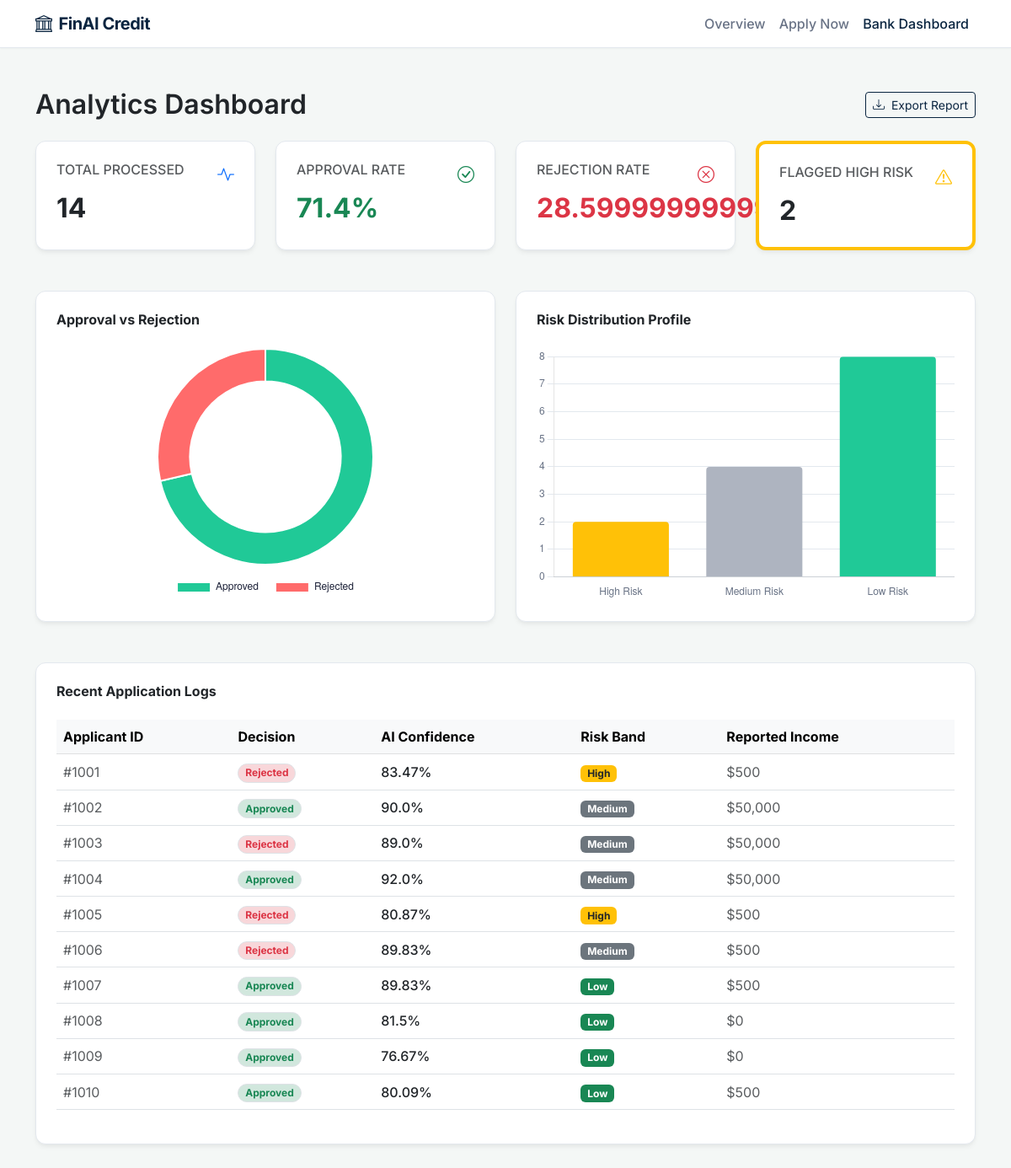
Page /dashboard on the earlier database version.
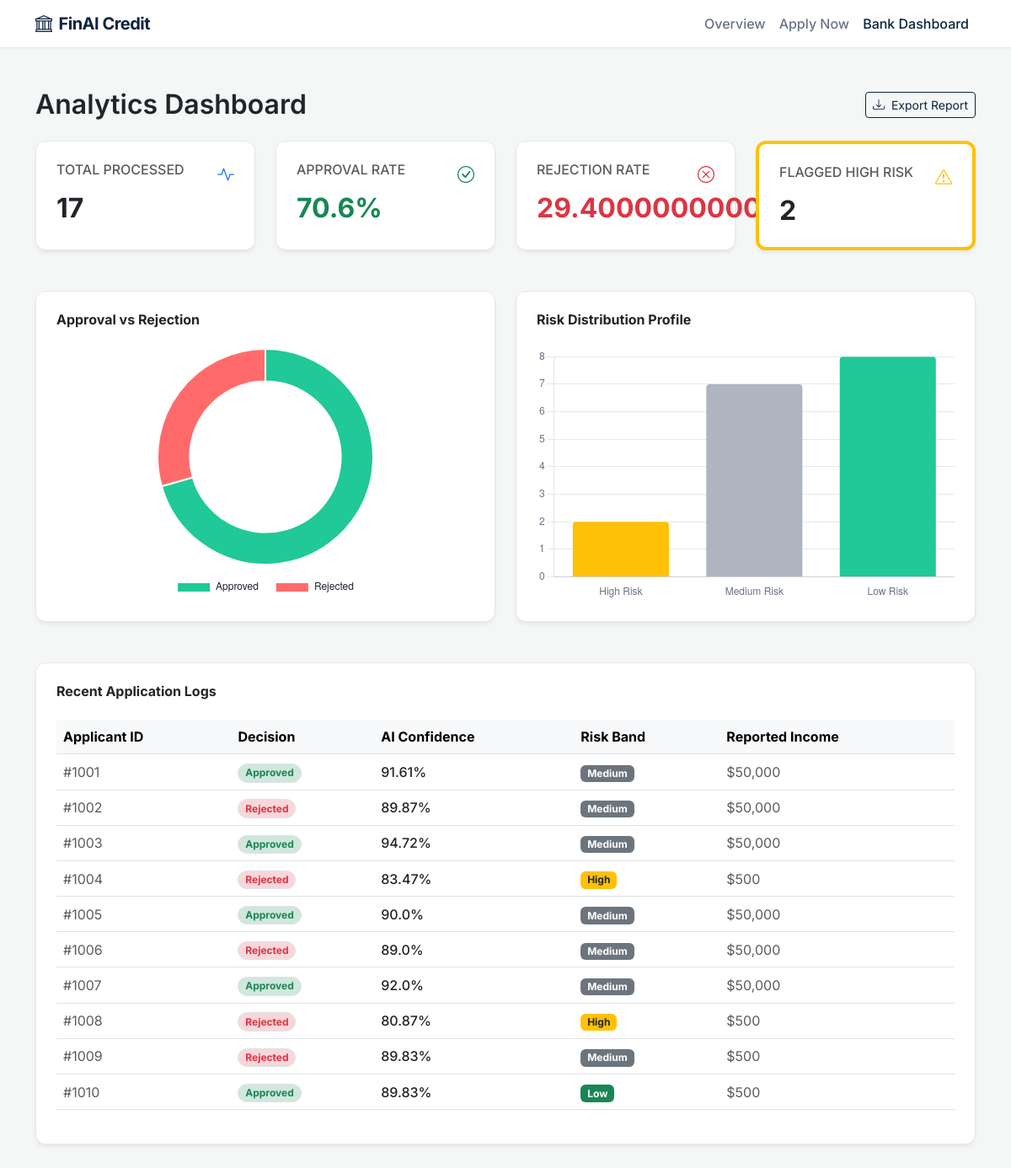
Same page on the later database version.
### tables this page shows
CREATE TABLE predictions (
            id INTEGER PRIMARY KEY AUTOINCREMENT,
            timestamp DATETIME,
            age REAL,
            income REAL,
            employment_years REAL,
            prediction TEXT,
            probability REAL,
            risk_level TEXT
        );

### app.py (the view)
@app.route('/dashboard')
def dashboard():
    db_path = os.path.join(config.BASE_DIR, 'app.db')
    conn = sqlite3.connect(db_path)
    c = conn.cursor()
    c.execute('SELECT prediction, probability, risk_level, income FROM predictions ORDER BY timestamp DESC LIMIT 100')
    rows = c.fetchall()
    conn.close()
    total_preds = len(rows)
    approved = sum(1 for r in rows if r[0] == 'Approved')
    rejected = total_preds - approved
    approval_rate = round((approved / total_preds * 100) if total_preds > 0 else 0, 1)
    risk_counts = {'High': 0, 'Medium': 0, 'Low': 0}
    for r in rows:
        if r[2] in risk_counts:
            risk_counts[r[2]] += 1
    stats = {
        'total': total_preds,
        'approval_rate': approval_rate,
        'rejected_rate': 100 - approval_rate if total_preds > 0 else 0,
        'risk_distribution': risk_counts,
        'recent': rows[:10]
    }
    return render_template('dashboard.html', stats=stats)

### templates/dashboard.html (shortened to what this page needs)
<!DOCTYPE html>
<html lang="en">
<head>
    <link href="https://cdn.jsdelivr.net/npm/bootstrap@5.3.0/dist/css/bootstrap.min.css" rel="stylesheet">
    <link href="/static/css/style.css" rel="stylesheet">
    <link rel="stylesheet" href="https://cdn.jsdelivr.net/npm/bootstrap-icons@1.11.1/font/bootstrap-icons.css">
</head>
<body>
    <nav class="navbar navbar-expand-lg sticky-top">
        <div class="container">
            <a class="navbar-brand" href="/"><i class="bi bi-bank me-2"></i>FinAI Credit</a>
            <div class="collapse navbar-collapse">
                <ul class="navbar-nav ms-auto">
                    <li class="nav-item"><a class="nav-link" href="/">Overview</a></li>
                    <li class="nav-item"><a class="nav-link" href="/prediction">Apply Now</a></li>
                    <li class="nav-item"><a class="nav-link active" href="/dashboard">Bank Dashboard</a></li>
                </ul>
            </div>
        </div>
    </nav>
    <div class="container mt-5">
        <div class="d-flex justify-content-between align-items-center mb-4">
            <h2 class="mb-0 text-dark">Analytics Dashboard</h2>
            <button class="btn btn-outline-primary btn-sm"><i class="bi bi-download me-2"></i>Export Report</button>
        </div>
        <div class="row g-4 mb-5">
            <div class="col-md-3">
                <div class="glass-panel p-4 h-100">
                    <div class="d-flex justify-content-between">
                        <h6 class="text-muted mb-3 text-uppercase">Total Processed</h6>
                        <i class="bi bi-activity text-primary fs-5"></i>
                    </div>
                    <h2 class="fw-bold m-0 text-dark">{{ stats.total }}</h2>
                </div>
            </div>
            <div class="col-md-3">
                <div class="glass-panel p-4 h-100">
                    <div class="d-flex justify-content-between">
                        <h6 class="text-muted mb-3 text-uppercase">Approval Rate</h6>
                        <i class="bi bi-check-circle text-success fs-5"></i>
                    </div>
                    <h2 class="fw-bold m-0 text-success">{{ stats.approval_rate }}%</h2>
                </div>
            </div>
            <div class="col-md-3">
                <div class="glass-panel p-4 h-100">
                    <div class="d-flex justify-content-between">
                        <h6 class="text-muted mb-3 text-uppercase">Rejection Rate</h6>
                        <i class="bi bi-x-circle text-danger fs-5"></i>
                    </div>
                    <h2 class="fw-bold m-0 text-danger">{{ stats.rejected_rate }}%</h2>
                </div>
            </div>
            <div class="col-md-3">
                <div class="glass-panel p-4 h-100 border-top border-4 border-warning">
                    <div class="d-flex justify-content-between">
                        <h6 class="text-muted mb-3 text-uppercase">Flagged High Risk</h6>
                        <i class="bi bi-exclamation-triangle text-warning fs-5"></i>
                    </div>
                    <h2 class="fw-bold m-0 text-dark">{{ stats.risk_distribution['High'] }}</h2>
                </div>
            </div>
        </div>
        <div class="row g-4 mb-5">
            <div class="col-md-6">
                <div class="glass-panel p-4 h-100">
                    <h6 class="mb-4 text-dark fw-bold">Approval vs Rejection</h6>
                    <div style="height: 300px; display: flex; justify-content: center;">
                        <canvas id="approvalChart"></canvas>
                    </div>
                </div>
            </div>
            <div class="col-md-6">
                <div class="glass-panel p-4 h-100">
                    <h6 class="mb-4 text-dark fw-bold">Risk Distribution Profile</h6>
                    <div style="height: 300px; display: flex; justify-content: center;">
                        <canvas id="riskChart"></canvas>
                    </div>
                </div>
            </div>
        </div>
        <div class="glass-panel p-4 mb-5">
            <h6 class="mb-4 text-dark fw-bold">Recent Application Logs</h6>
            <div class="table-responsive">
                <table class="table table-hover align-middle">
                    <thead class="table-light text-muted">
                        <tr>
                            <th>Applicant ID</th>
                            <th>Decision</th>
                            <th>AI Confidence</th>
                            <th>Risk Band</th>
                            <th>Reported Income</th>
                        </tr>
                    </thead>
                    <tbody>
                        {% for row in stats.recent %}
                        <tr>
                            <td class="text-muted">#{{ loop.index + 1000 }}</td>
                            <td>
                                <span class="badge rounded-pill {% if row[0] == 'Approved' %}bg-success-subtle text-success{% else %}bg-danger-subtle text-danger{% endif %} border">
                                    {{ row[0] }}
                                </span>
                            </td>
                            <td class="fw-medium">{{ row[1] }}%</td>
                            <td>
                                <span class="badge {% if row[2] == 'High' %}bg-warning text-dark{% elif row[2] == 'Medium' %}bg-secondary{% else %}bg-success{% endif %}">
                                    {{ row[2] }}
                                </span>
                            </td>
                            <td class="text-muted">${{ "{:,.0f}".format(row[3]) }}</td>
                        </tr>
                        {% endfor %}
                    </tbody>
                </table>
            </div>
        </div>
    </div>
    <script>
        const appRate = parseFloat('{{ stats.approval_rate }}');
        const rejRate = parseFloat('{{ stats.rejected_rate }}');
        const riskHigh = parseInt('{{ stats.risk_distribution["High"] }}');
        const riskMed = parseInt('{{ stats.risk_distribution["Medium"] }}');
        const riskLow = parseInt('{{ stats.risk_distribution["Low"] }}');
        // Approval Chart
        new Chart(document.getElementById('approvalChart'), {
            type: 'doughnut',
            data: {
                labels: ['Approved', 'Rejected'],
                datasets: [{
                    data: [appRate, rejRate],
                    backgroundColor: ['#20c997', '#ff6b6b'],
                    borderWidth: 2,
                    borderColor: '#ffffff'
                }]
            },
            options: {
                responsive: true,
                maintainAspectRatio: false,
                plugins: { legend: { position: 'bottom', labels: { color: '#1a1f36', padding: 20 } } },
                cutout: '70%'
            }
        });
        // Risk Chart
        new Chart(document.getElementById('riskChart'), {
            type: 'bar',
            data: {
                labels: ['High Risk', 'Medium Risk', 'Low Risk'],
                datasets: [{
                    label: 'Number of Applications',
                    data: [riskHigh, riskMed, riskLow],
                    backgroundColor: ['#ffc107', '#aeb4c0', '#20c997'],
                    borderRadius: 4
                }]
            },
            options: {
                responsive: true,
                maintainAspectRatio: false,
                scales: {
                    y: { beginAtZero: true, grid: { color: '#e3e8ee' }, ticks: { color: '#697386' } },
                    x: { grid: { display: false }, ticks: { color: '#697386' } }
                },
                plugins: { legend: { display: false } }
            }
        });
    </script>
</body>
</html>

### static/css/style.css (style rules this page uses)
:root { --bg-light: #f4f7f6; --panel-bg: #ffffff; --primary-color: #0a2540; --secondary-color: #20c997; --accent-color: #635bff; --text-primary: #1a1f36; --text-muted: #697386; --border-color: #e3e8ee; --shadow-soft: 0 4px 6px -1px rgba(0, 0, 0, 0.05), 0 2px 4px -1px rgba(0, 0, 0, 0.03); --shadow-hover: 0 10px 15px -3px rgba(0, 0, 0, 0.1), 0 4px 6px -2px rgba(0, 0, 0, 0.05); }
body { background-color: var(--bg-light); color: var(--text-primary); font-family: 'Inter', sans-serif; min-height: 100vh; }
.navbar { background-color: var(--panel-bg); border-bottom: 1px solid var(--border-color); box-shadow: 0 1px 2px rgba(0,0,0,0.03); }
.navbar-brand { color: var(--primary-color) !important; font-weight: 700; letter-spacing: -0.5px; }
.nav-link { color: var(--text-muted) !important; font-weight: 500; transition: color 0.2s ease; }
.nav-link:hover, .nav-link.active { color: var(--primary-color) !important; }
.glass-panel { background: var(--panel-bg); border: 1px solid var(--border-color); border-radius: 12px; box-shadow: var(--shadow-soft); transition: transform 0.3s ease, box-shadow 0.3s ease; }
h1, h2, h3, h4, h5 { color: var(--primary-color); font-weight: 600; }
.btn-outline-primary { color: var(--primary-color); border-color: var(--primary-color); }

Differences in the rows shown:
no longer on this page (row unchanged): predictions: prediction "Approved", probability "81.5", risk_level "Low", income "0"
no longer on this page (row unchanged): predictions: prediction "Approved", probability "76.67", risk_level "Low", income "0"
no longer on this page (row unchanged): predictions: prediction "Approved", probability "80.09", risk_level "Low", income "500"
added predictions: prediction "Approved", probability "91.61", risk_level "Medium", income "50,000"
added predictions: prediction "Rejected", probability "89.87", risk_level "Medium", income "50,000"
added predictions: prediction "Approved", probability "94.72", risk_level "Medium", income "50,000"
Other differences:
{{ stats.total }}: "14" → "17"
{{ stats.approval_rate }}: "71.4" → "70.6"
{{ stats.rejected_rate }}: "28.599999999999994" → "29.400000000000006"
chart data {{ stats.approval_rate }}: 71.4 → 70.6
chart data {{ stats.rejected_rate }}: 28.599999999999994 → 29.400000000000006
chart data {{ stats.risk_distribution["Medium"] }}: 4 → 7
